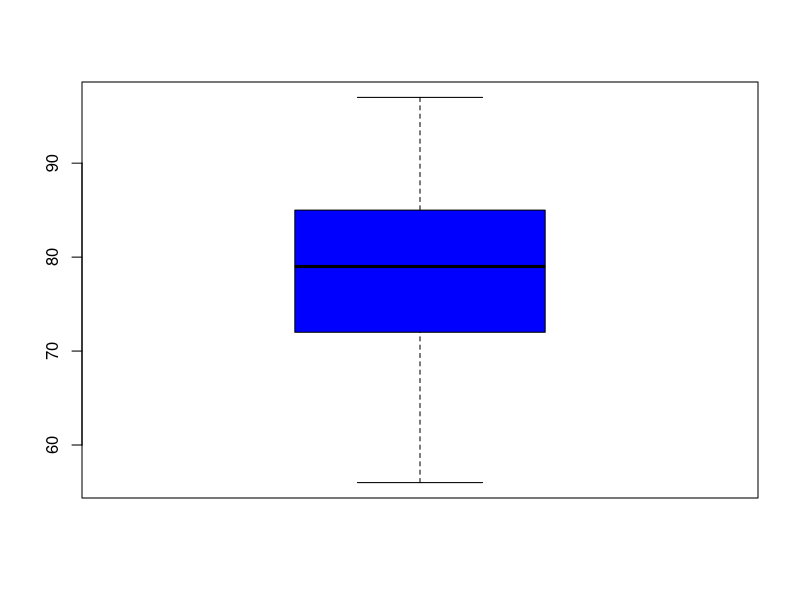
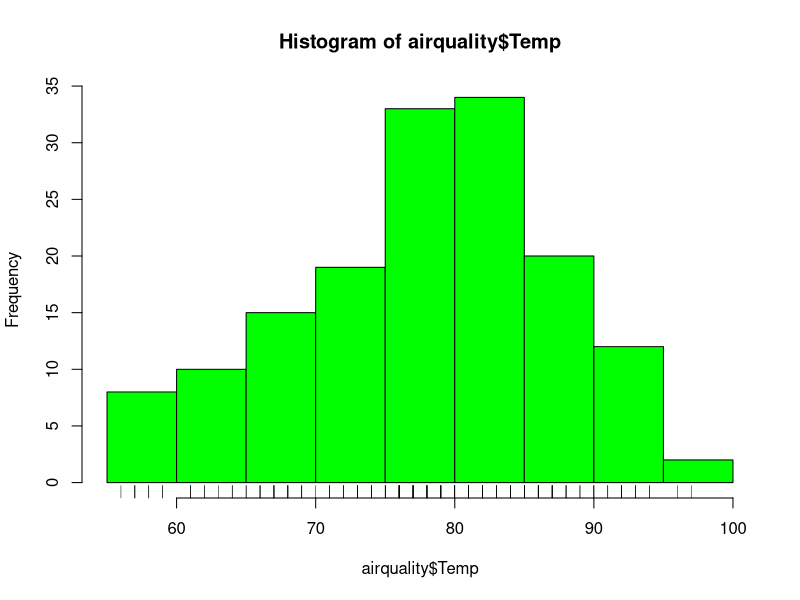
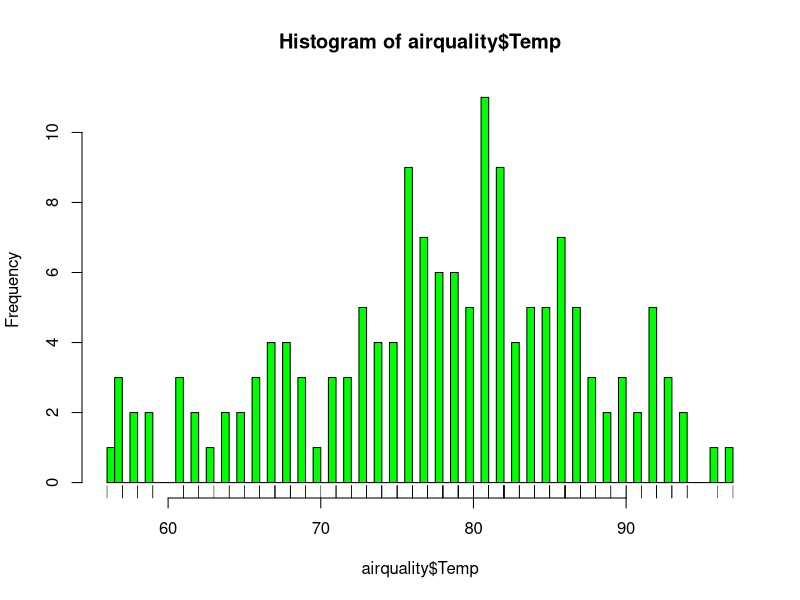
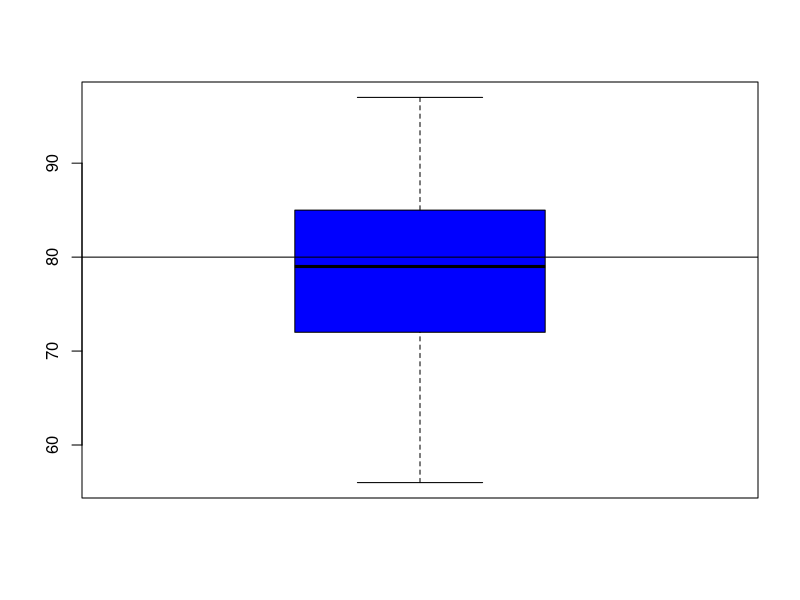
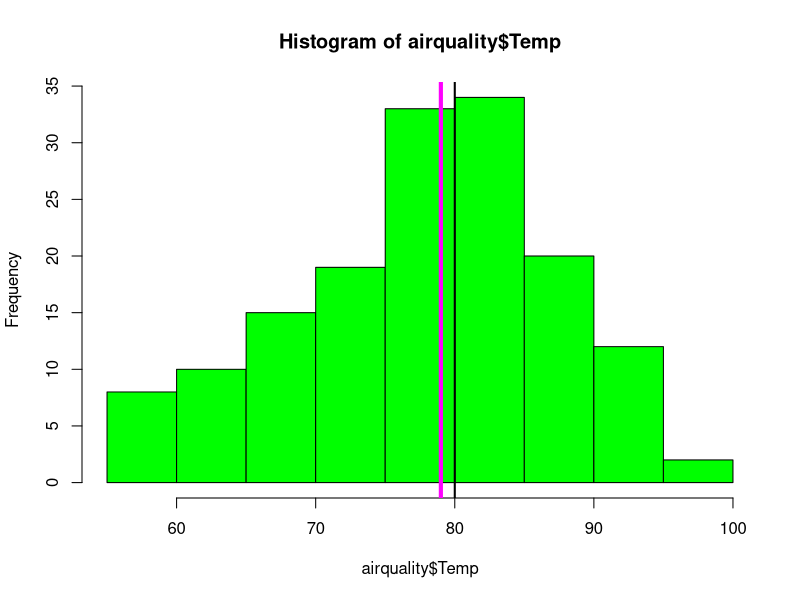
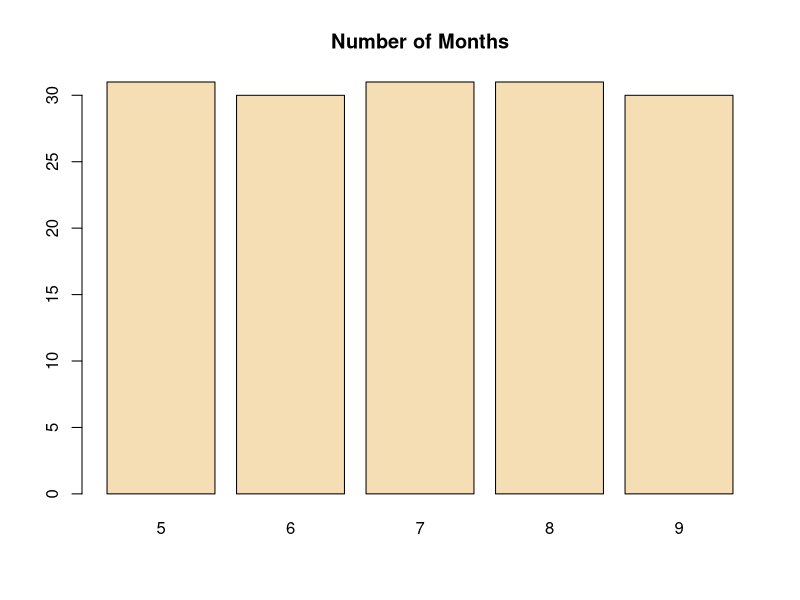
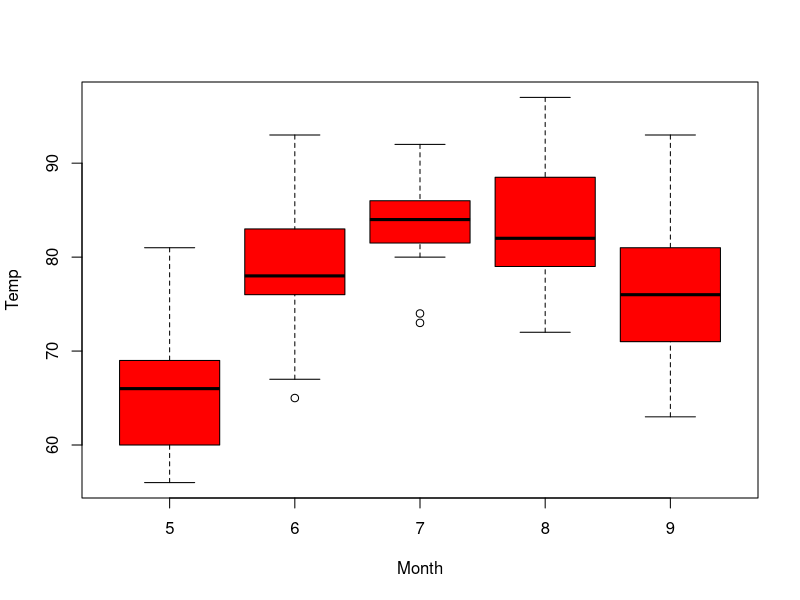
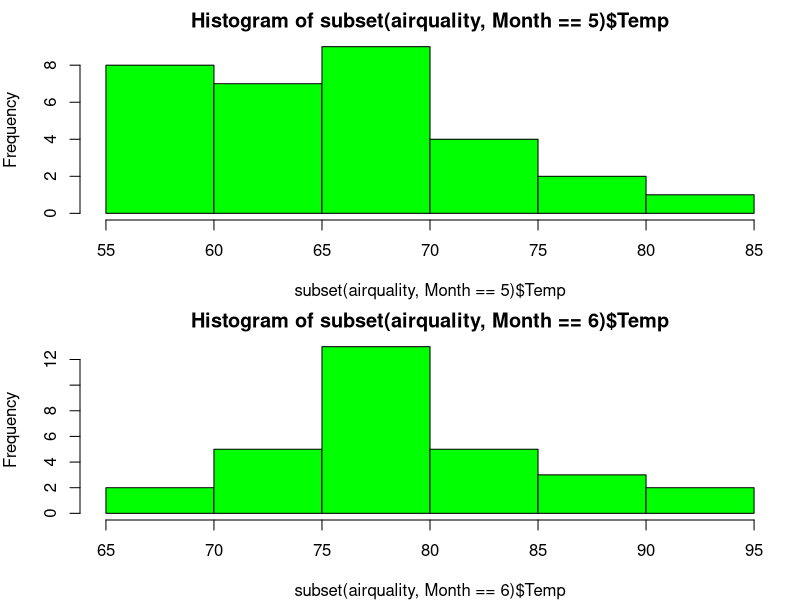

R code for these plots, in order:
# Why do we use graphs in data analysis?
# 1. to understand data properties
# 2. to find patterns in data
# 3. to suggest modelling strategies
# 4. to "debug" analysis
# 5. to communicate results

# Exploratory graphs are about first four points

# Characterstics of Exploratory analysis
# 1. they are made quickly
# 2. a large number are made
# 3. the goal is for personal understanding
# 4. Axes/legends are cleaned up(later)
# 5. Color/size are primarily used for information


# Simple Summaries of Data

# 1. Five number Summary (summary function in R)
# 2. Box Plots
# 3. Histograms
# 4. Density Plots
# 5. Barplot

head(airquality)
summary(airquality)

boxplot(airquality$Temp,col = 'blue')

hist(airquality$Temp,col = 'green') #gives more detail of data than boxplot
rug(airquality$Temp) #gives all points in the histogram that make up the histogram


hist(airquality$Temp,col = 'green', breaks = 100)
rug(airquality$Temp)

boxplot(airquality$Temp,col = 'blue')
abline(h = 80)

hist(airquality$Temp,col = 'green')
abline(v=80,lwd = 2)
abline(v = median(airquality$Temp), col = "magenta", lwd = 4)

barplot(table(airquality$Month),col="wheat",main = "Number of Months")

# Simple Summaries of Data
# 
# Two dimensions
# -Multiple/overlayed 1-D plots (Lattice/ggplot2)
# -Scatterplots
# -Smooth scatterplots
# 
# > 2 dimensions
# -Overlayed/multiple 2-D plots; coplots
# -Use color, size, shape to add dimensions
# -Spinning plots
# -Actual 3-D plots (not that useful)

# Multiple Box Plots
boxplot(Temp ~ Month,data = airquality,col = 'red')

# Multiple Histograms
par(mfrow = c(2,1), mar = c(4,4,2,1))
hist(subset(airquality, Month == 5)$Temp, col = "green")
hist(subset(airquality, Month == 6)$Temp, col = "green")
hist(subset(airquality, Month == 7)$Temp, col = "green")
hist(subset(airquality, Month == 8)$Temp, col = "green")
hist(subset(airquality, Month == 9)$Temp, col = "green")

# ScatterPlot
with(airquality[!is.na(airquality$Ozone),],plot(Ozone,Temp))
abline(h = 80, lwd = 2, lty = 2)

# ScatterPlot using color
with(airquality[!is.na(airquality$Ozone),],plot(Ozone,Temp, col = Month))
abline(h = 80, lwd = 2, lty = 2)

#Multiple ScatterPlots
par(mfrow = c(1,5), mar = c(5,4,2,1))
with(subset(airquality,Month == 5), plot(Ozone,Temp, main = "5"))
with(subset(airquality,Month == 6), plot(Ozone,Temp, main = "6"))
with(subset(airquality,Month == 7), plot(Ozone,Temp, main = "7"))
with(subset(airquality,Month == 8), plot(Ozone,Temp, main = "8"))
with(subset(airquality,Month == 9), plot(Ozone,Temp, main = "9"))